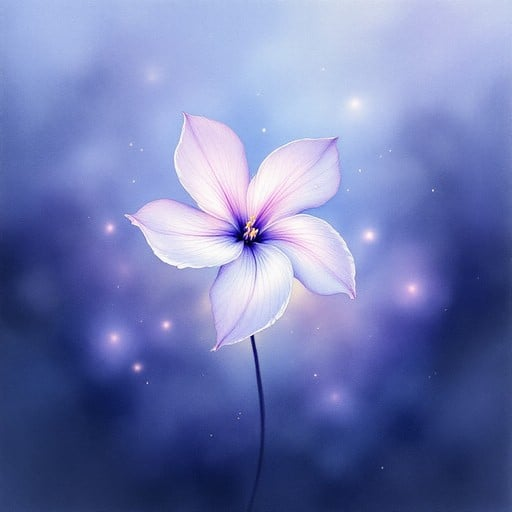
#> input picture Week10/flower.jpg, 512 x 512 px
$ jupyter execute Computer_Vision-ImageProcessingwithOpenCV.ipynb
#> lines starting #> are read from the running program, lines starting #| are printed output that depends on the picture; after the words box and inside, x2 and y2 are one past the last pixel; in counts of white or black regions, pixels touching at a corner belong together
[cell 1]
# Basic Image Processing using OpenCV

# Topics covered:
# 1. Reading and displaying images
# 2. Image filtering
# 3. Edge detection
# 4. Image transformations

import cv2
import numpy as np

# --------------------------------------------------
# 1. Load Image
# --------------------------------------------------

image = cv2.imread("flower.jpg")
#> image is the input picture: shape (512, 512, 3); mean B, G, R 177.3, 123.2, 113.1

if image is None:
    print("Error: Image not found.")
    exit()

cv2.imshow("Original Image", image)
cv2.waitKey(0)

# --------------------------------------------------
# 2. Convert to Grayscale
# --------------------------------------------------

gray = cv2.cvtColor(image, cv2.COLOR_BGR2GRAY)
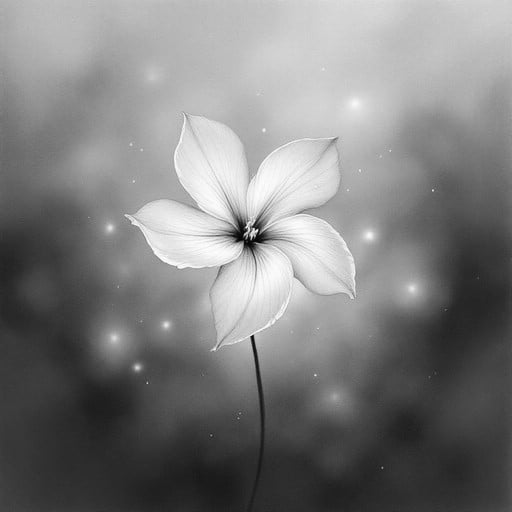
#> gray: shape (512, 512); min 4, max 255, mean 126.3

cv2.imshow("Grayscale", gray)
cv2.waitKey(0)

[cell 2]
# --------------------------------------------------
# 3. Image Filtering (Noise Reduction)
# --------------------------------------------------

# Gaussian Blur
blur = cv2.GaussianBlur(gray, (5, 5), 0)

cv2.imshow("Gaussian Blur", blur)
cv2.waitKey(0)

# Median Filter
median = cv2.medianBlur(gray, 5)

cv2.imshow("Median Filter", median)
cv2.waitKey(0)

[cell 3]
# --------------------------------------------------
# 4. Edge Detection
# --------------------------------------------------

edges = cv2.Canny(gray, 100, 200)
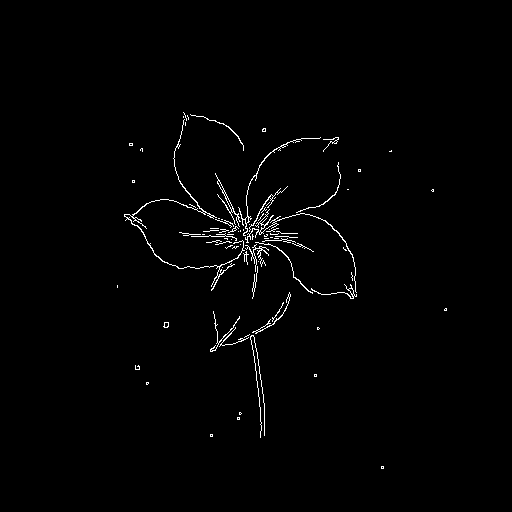
#> edges: shape (512, 512); 1.2% white in thin lines or dots, all inside (x1, y1, x2, y2) = (117, 112, 447, 469)

cv2.imshow("Edge Detection (Canny)", edges)
cv2.waitKey(0)

[cell 4]
# --------------------------------------------------
# 5. Image Transformations
# --------------------------------------------------

# Resize
resized = cv2.resize(image, (400, 300))
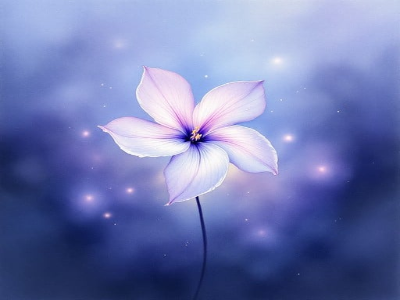
#> resized: shape (300, 400, 3); mean B, G, R 177.2, 123.1, 113

cv2.imshow("Resized", resized)
cv2.waitKey(0)

# Rotation
height, width = image.shape[:2]
#> height = 512; width = 512
center = (width // 2, height // 2)
#> center = (256, 256)

rotation_matrix = cv2.getRotationMatrix2D(center, 45, 1)

rotated = cv2.warpAffine(
    image,
    rotation_matrix,
    (width, height)
)
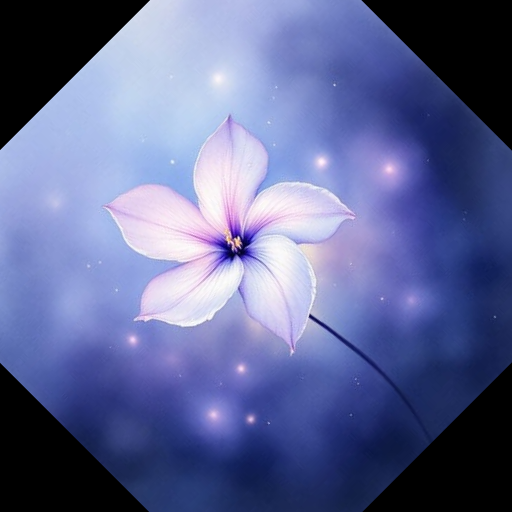
#> rotated: shape (512, 512, 3); mean B, G, R 149.4, 103.6, 96

cv2.imshow("Rotated Image", rotated)
cv2.waitKey(0)

# Flip
flipped = cv2.flip(image, 1)
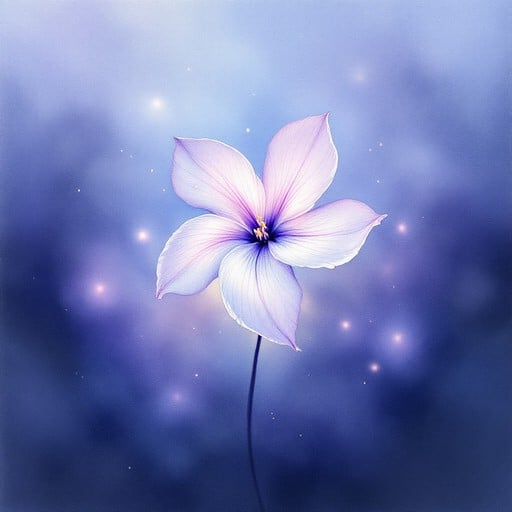
#> flipped: shape (512, 512, 3); mean B, G, R 177.3, 123.2, 113.1

cv2.imshow("Flipped Image", flipped)
cv2.waitKey(0)

$ run again, with Week10/Common St (8-bit).png saved as Week10/flower.jpg
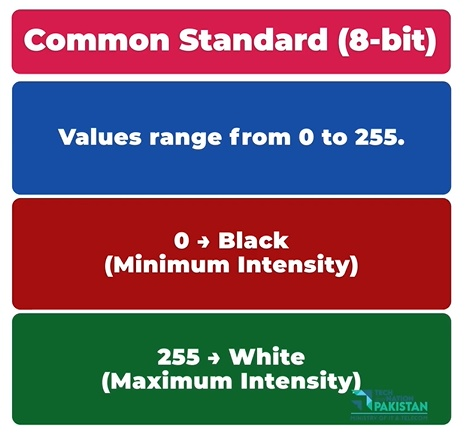
#> input picture Week10/Common St (8-bit).png, 465 x 442 px
#> image is the input picture: shape (442, 465, 3); mean B, G, R 113.7, 100.9, 121.8
#> `edges = cv2.Canny(gray, 100, 200)`:
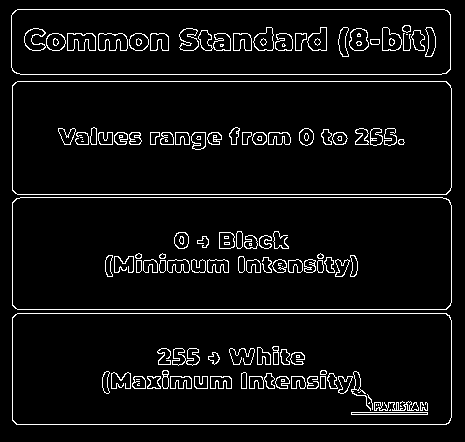
#> edges: shape (442, 465); 5.6% white in thin lines or dots, all inside (x1, y1, x2, y2) = (11, 9, 452, 425)
#> `flipped = cv2.flip(image, 1)`:
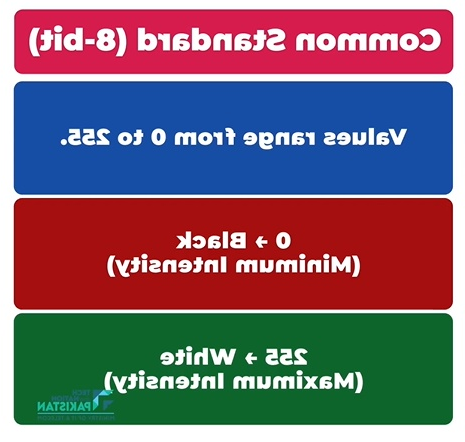
#> flipped: shape (442, 465, 3); mean B, G, R 113.7, 100.9, 121.8

$ run again, with Week10/Computer Vision.png saved as Week10/flower.jpg
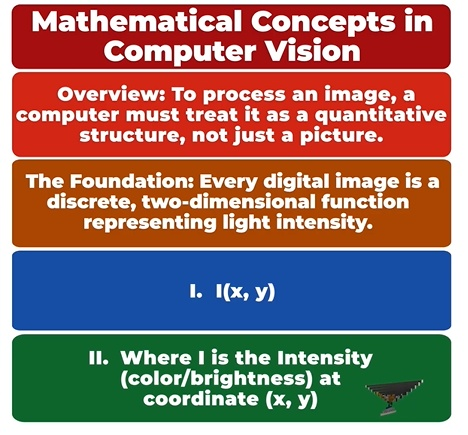
#> input picture Week10/Computer Vision.png, 468 x 435 px
#> image is the input picture: shape (435, 468, 3); mean B, G, R 107.2, 113.9, 143
#> `edges = cv2.Canny(gray, 100, 200)`:
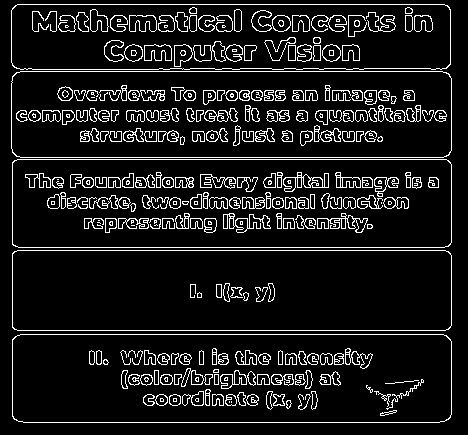
#> edges: shape (435, 468); 10.2% white in thin lines or dots
#> `flipped = cv2.flip(image, 1)`:
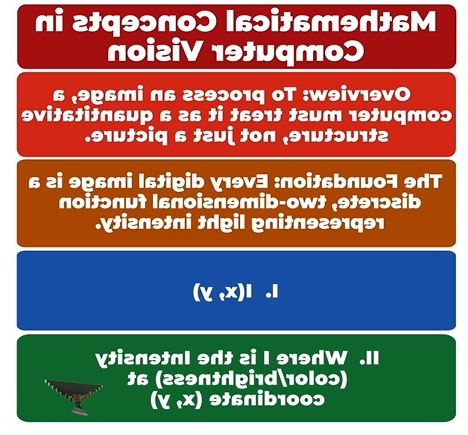
#> flipped: shape (435, 468, 3); mean B, G, R 107.2, 113.9, 143

$ run again, with Week10/Embeddings.png saved as Week10/flower.jpg
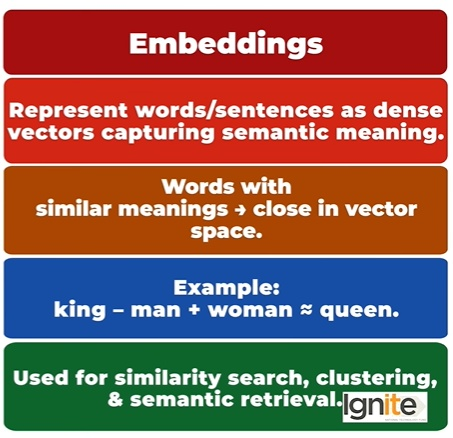
#> input picture Week10/Embeddings.png, 453 x 438 px
#> image is the input picture: shape (438, 453, 3); mean B, G, R 91.5, 101, 140.8
#> `edges = cv2.Canny(gray, 100, 200)`:
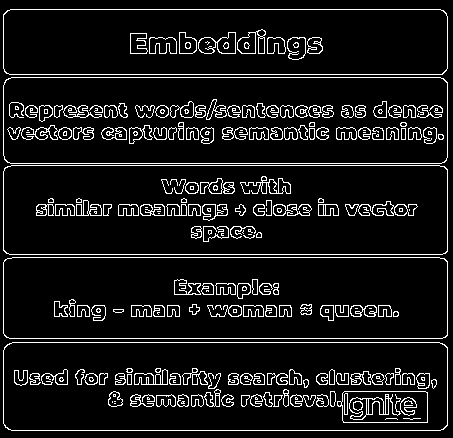
#> edges: shape (438, 453); 8.9% white in thin lines or dots
#> `flipped = cv2.flip(image, 1)`:
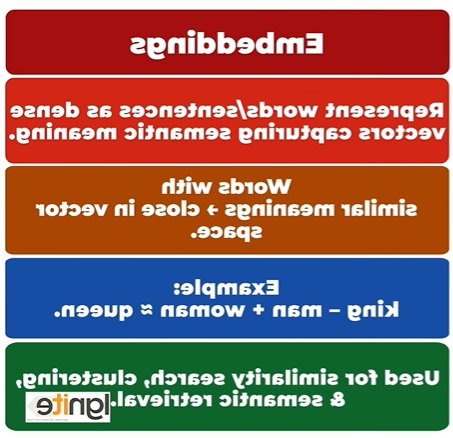
#> flipped: shape (438, 453, 3); mean B, G, R 91.5, 101, 140.8
